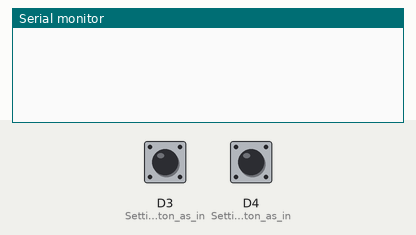
This sketch was run on a simulated ESP8266 (NodeMCU). Shown: the last lines printed to the serial monitor. The test bench sets the inputs (shaded band); at power-on: D3 (Setting_D3_A_Button_as_in) HIGH, D4 (Setting_D4_B_Button_as_in) HIGH.

Above: at 1.2 s.
1.3 s: D3 (Setting_D3_A_Button_as_in) pulled LOW for 0.15 s
At 2.0 s:
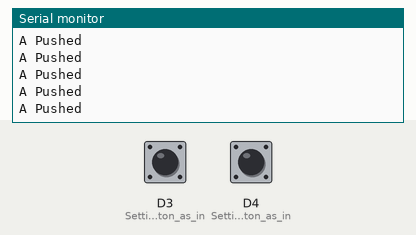
2.9 s: D4 (Setting_D4_B_Button_as_in) pulled LOW for 0.15 s
At 4.4 s:
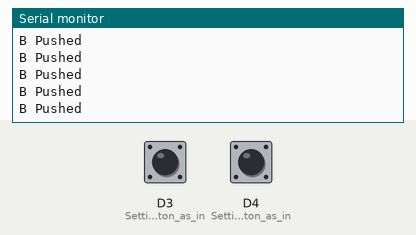

Measured:
- after the input at 1.3 s, the serial monitor: prints a new line at once (image 1)
- after the input at 2.9 s, the serial monitor: prints a new line at once (image 2)

The sketch:

OLEDDisplay_Buttons_LOLIN_OLED_I2C_Button_Library.ino
```cpp
void setup()
{
  Serial.begin(115200);
  pinMode(D4, INPUT); // Setting D4 B Button as input
  pinMode(D3, INPUT); // Setting D3 A Button as input
}

void loop()
{
  if (digitalRead(D4) == LOW)
  {
    Serial.println("B Pushed");

  }

  if (digitalRead(D3) == LOW)
  {
    Serial.println("A Pushed");

  }
}
```
